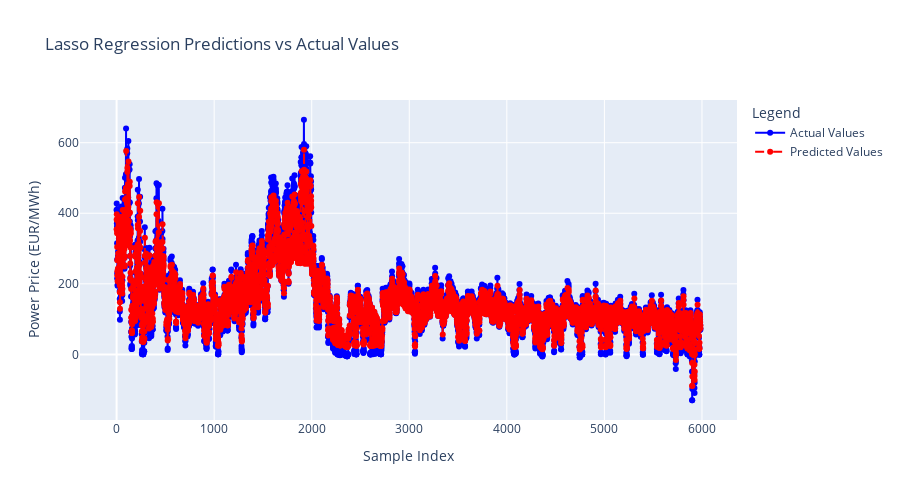

Notebook code for this chart:
### Code cell
import plotly.graph_objects as go

# Plot predictions vs actual values with Plotly
fig = go.Figure()

# Add the actual values
fig.add_trace(go.Scatter(x=list(range(len(y_test))), y=y_test,
                         mode='lines+markers', name='Actual Values', line=dict(color='blue')))

# Add the predicted values
fig.add_trace(go.Scatter(x=list(range(len(y_pred))), y=y_pred,
                         mode='lines+markers', name='Predicted Values', line=dict(color='red', dash='dash')))

# Update layout
fig.update_layout(
    title="Lasso Regression Predictions vs Actual Values",
    xaxis_title="Sample Index",
    yaxis_title="Power Price (EUR/MWh)",
    legend_title="Legend",
    height=500
)

fig.show()

### Figure 1 — Plotly figure (JSON) as saved in the notebook; plotly's stock layout.template omitted (floating-point values rounded to 4 significant figures; data arrays with more than 128 entries replaced by an {"elided": "..."} marker saying what was removed)
{"data": [{"line": {"color": "blue"}, "mode": "lines+markers", "name": "Actual Values", "type": "scatter", "x": {"elided": "5985 int values"}, "y": {"elided": "5985 float values"}}, {"line": {"color": "red", "dash": "dash"}, "mode": "lines+markers", "name": "Predicted Values", "type": "scatter", "x": {"elided": "5985 int values"}, "y": {"elided": "5985 float values"}}], "layout": {"height": 500, "legend": {"title": {"text": "Legend"}}, "title": {"text": "Lasso Regression Predictions vs Actual Values"}, "xaxis": {"title": {"text": "Sample Index"}}, "yaxis": {"title": {"text": "Power Price (EUR/MWh)"}}}}
